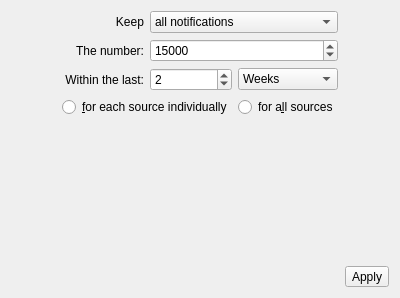
<?xml version="1.0" encoding="UTF-8"?>
<ui version="4.0">
 <class>HistorySettingsDialog</class>
 <widget class="QDialog" name="HistorySettingsDialog">
  <property name="windowModality">
   <enum>Qt::WindowModality::WindowModal</enum>
  </property>
  <property name="geometry">
   <rect>
    <x>0</x>
    <y>0</y>
    <width>400</width>
    <height>298</height>
   </rect>
  </property>
  <property name="windowTitle">
   <string>History Settings</string>
  </property>
  <property name="windowIcon">
   <iconset theme="moe.emmaexe.ntfyDesktop" resource="../../resources/resources.qrc">
    <normaloff>:/icons/ntfyDesktop.svg</normaloff>:/icons/ntfyDesktop.svg</iconset>
  </property>
  <property name="modal">
   <bool>true</bool>
  </property>
  <layout class="QVBoxLayout" name="verticalLayout" stretch="1,0,0">
   <item>
    <layout class="QGridLayout" name="centralWidget">
     <item row="1" column="1">
      <widget class="QLabel" name="aNumberLabel">
       <property name="text">
        <string>The number:</string>
       </property>
       <property name="alignment">
        <set>Qt::AlignmentFlag::AlignRight|Qt::AlignmentFlag::AlignTrailing|Qt::AlignmentFlag::AlignVCenter</set>
       </property>
      </widget>
     </item>
     <item row="0" column="2" colspan="3">
      <widget class="QComboBox" name="keepHistoryComboBox">
       <item>
        <property name="text">
         <string>all notifications</string>
        </property>
       </item>
       <item>
        <property name="text">
         <string>a number of notifications</string>
        </property>
       </item>
       <item>
        <property name="text">
         <string>recent notifications</string>
        </property>
       </item>
       <item>
        <property name="text">
         <string>no notifications</string>
        </property>
       </item>
      </widget>
     </item>
     <item row="2" column="2">
      <widget class="QSpinBox" name="recentSpinBox">
       <property name="minimum">
        <number>1</number>
       </property>
       <property name="maximum">
        <number>2147483647</number>
       </property>
       <property name="value">
        <number>2</number>
       </property>
      </widget>
     </item>
     <item row="0" column="1">
      <widget class="QLabel" name="keepHistoryLabel">
       <property name="text">
        <string>Keep</string>
       </property>
       <property name="alignment">
        <set>Qt::AlignmentFlag::AlignRight|Qt::AlignmentFlag::AlignTrailing|Qt::AlignmentFlag::AlignVCenter</set>
       </property>
      </widget>
     </item>
     <item row="2" column="1">
      <widget class="QLabel" name="recentLabel">
       <property name="text">
        <string>Within the last:</string>
       </property>
       <property name="alignment">
        <set>Qt::AlignmentFlag::AlignRight|Qt::AlignmentFlag::AlignTrailing|Qt::AlignmentFlag::AlignVCenter</set>
       </property>
      </widget>
     </item>
     <item row="1" column="2" colspan="3">
      <widget class="QSpinBox" name="aNumberSpinBox">
       <property name="sizePolicy">
        <sizepolicy hsizetype="Minimum" vsizetype="Fixed">
         <horstretch>0</horstretch>
         <verstretch>0</verstretch>
        </sizepolicy>
       </property>
       <property name="minimum">
        <number>1</number>
       </property>
       <property name="maximum">
        <number>2147483647</number>
       </property>
       <property name="value">
        <number>15000</number>
       </property>
      </widget>
     </item>
     <item row="0" column="5">
      <spacer name="spacerRight">
       <property name="orientation">
        <enum>Qt::Orientation::Horizontal</enum>
       </property>
       <property name="sizeHint" stdset="0">
        <size>
         <width>40</width>
         <height>20</height>
        </size>
       </property>
      </spacer>
     </item>
     <item row="0" column="0">
      <spacer name="spacerLeft">
       <property name="orientation">
        <enum>Qt::Orientation::Horizontal</enum>
       </property>
       <property name="sizeHint" stdset="0">
        <size>
         <width>40</width>
         <height>20</height>
        </size>
       </property>
      </spacer>
     </item>
     <item row="3" column="3" colspan="2">
      <widget class="QRadioButton" name="sourcePickerGlobal">
       <property name="text">
        <string>for a&amp;ll sources</string>
       </property>
      </widget>
     </item>
     <item row="2" column="3" colspan="2">
      <widget class="QComboBox" name="recentComboBox">
       <property name="currentIndex">
        <number>4</number>
       </property>
       <item>
        <property name="text">
         <string>Seconds</string>
        </property>
       </item>
       <item>
        <property name="text">
         <string>Minutes</string>
        </property>
       </item>
       <item>
        <property name="text">
         <string>Hours</string>
        </property>
       </item>
       <item>
        <property name="text">
         <string>Days</string>
        </property>
       </item>
       <item>
        <property name="text">
         <string>Weeks</string>
        </property>
       </item>
       <item>
        <property name="text">
         <string>Months</string>
        </property>
       </item>
       <item>
        <property name="text">
         <string>Years</string>
        </property>
       </item>
      </widget>
     </item>
     <item row="3" column="1" colspan="2">
      <widget class="QRadioButton" name="sourcePickerIndividual">
       <property name="text">
        <string>&amp;for each source individually</string>
       </property>
      </widget>
     </item>
    </layout>
   </item>
   <item>
    <spacer name="verticalSpacer">
     <property name="orientation">
      <enum>Qt::Orientation::Vertical</enum>
     </property>
     <property name="sizeHint" stdset="0">
      <size>
       <width>20</width>
       <height>40</height>
      </size>
     </property>
    </spacer>
   </item>
   <item>
    <layout class="QHBoxLayout" name="buttons">
     <property name="sizeConstraint">
      <enum>QLayout::SizeConstraint::SetDefaultConstraint</enum>
     </property>
     <item>
      <spacer name="buttonSpacer">
       <property name="orientation">
        <enum>Qt::Orientation::Horizontal</enum>
       </property>
       <property name="sizeHint" stdset="0">
        <size>
         <width>40</width>
         <height>20</height>
        </size>
       </property>
      </spacer>
     </item>
     <item>
      <widget class="QToolButton" name="applyButton">
       <property name="text">
        <string>Apply</string>
       </property>
       <property name="icon">
        <iconset theme="dialog-ok"/>
       </property>
       <property name="toolButtonStyle">
        <enum>Qt::ToolButtonStyle::ToolButtonTextBesideIcon</enum>
       </property>
      </widget>
     </item>
    </layout>
   </item>
  </layout>
 </widget>
 <resources>
  <include location="../../resources/resources.qrc"/>
 </resources>
 <connections/>
</ui>
